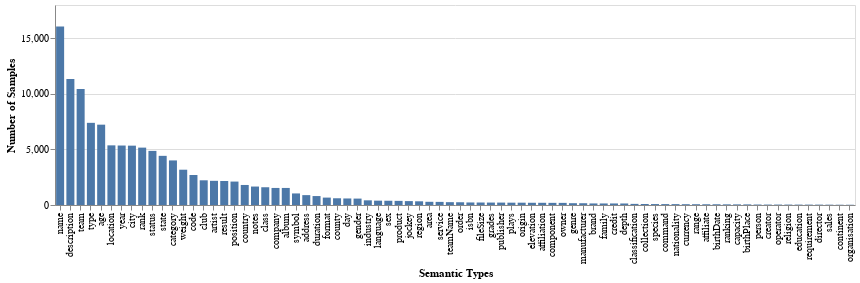

Source (notebook cell):
### Markdown cell above
# Data statistics

### Code cell
alt.Chart(df_dist).mark_bar(size=8).encode(
    x = alt.X('type:O', 
              title = 'Semantic Types',
              sort=alt.EncodingSortField(
                field="count",  
                order="descending")),
    y = alt.Y('count', title='Number of Samples')    
).properties(width=800,height=200)#.save('chart.svg')

### Figure 1 — Vega-Lite specification as saved in the notebook (floating-point values rounded to 4 significant figures)
{"config": {"view": {"continuousWidth": 400, "continuousHeight": 300}}, "data": {"name": "data-55c795914741332159a095b1a5b90a8a"}, "mark": {"type": "bar", "size": 8}, "encoding": {"x": {"field": "type", "sort": {"field": "count", "order": "descending"}, "title": "Semantic Types", "type": "ordinal"}, "y": {"field": "count", "title": "Number of Samples", "type": "quantitative"}}, "height": 200, "width": 800, "$schema": "https://vega.github.io/schema/vega-lite/v4.17.0.json", "datasets": {"data-55c795914741332159a095b1a5b90a8a": [{"Unnamed: 0": 7, "type": "name", "count": 16060}, {"Unnamed: 0": 0, "type": "description", "count": 11348}, {"Unnamed: 0": 1, "type": "team", "count": 10437}, {"Unnamed: 0": 8, "type": "type", "count": 7395}, {"Unnamed: 0": 10, "type": "age", "count": 7230}, {"Unnamed: 0": 11, "type": "location", "count": 5368}, {"Unnamed: 0": 2, "type": "year", "count": 5353}, {"Unnamed: 0": 3, "type": "city", "count": 5341}, {"Unnamed: 0": 5, "type": "rank", "count": 5164}, {"Unnamed: 0": 17, "type": "status", "count": 4869}, {"Unnamed: 0": 15, "type": "state", "count": 4424}, {"Unnamed: 0": 20, "type": "category", "count": 4012}, {"Unnamed: 0": 37, "type": "weight", "count": 3176}, {"Unnamed: 0": 43, "type": "code", "count": 2702}, {"Unnamed: 0": 54, "type": "club", "count": 2223}, {"Unnamed: 0": 26, "type": "artist", "count": 2176}, {"Unnamed: 0": 21, "type": "result", "count": 2160}, {"Unnamed: 0": 36, "type": "position", "count": 2109}, {"Unnamed: 0": 23, "type": "country", "count": 1803}, {"Unnamed: 0": 12, "type": "notes", "count": 1661}, {"Unnamed: 0": 25, "type": "class", "count": 1598}, {"Unnamed: 0": 4, "type": "company", "count": 1535}, {"Unnamed: 0": 27, "type": "album", "count": 1535}, {"Unnamed: 0": 9, "type": "symbol", "count": 1041}, {"Unnamed: 0": 35, "type": "address", "count": 889}, {"Unnamed: 0": 28, "type": "duration", "count": 805}, {"Unnamed: 0": 18, "type": "format", "count": 666}, {"Unnamed: 0": 33, "type": "county", "count": 606}, {"Unnamed: 0": 13, "type": "day", "count": 588}, {"Unnamed: 0": 19, "type": "gender", "count": 577}, {"Unnamed: 0": 14, "type": "industry", "count": 421}, {"Unnamed: 0": 30, "type": "language", "count": 390}, {"Unnamed: 0": 42, "type": "sex", "count": 382}, {"Unnamed: 0": 22, "type": "product", "count": 371}, {"Unnamed: 0": 52, "type": "jockey", "count": 351}, {"Unnamed: 0": 32, "type": "region", "count": 333}, {"Unnamed: 0": 31, "type": "area", "count": 288}, {"Unnamed: 0": 56, "type": "service", "count": 280}, {"Unnamed: 0": 62, "type": "teamName", "count": 255}, {"Unnamed: 0": 24, "type": "order", "count": 247}, {"Unnamed: 0": 45, "type": "isbn", "count": 228}, {"Unnamed: 0": 65, "type": "fileSize", "count": 224}, {"Unnamed: 0": 53, "type": "grades", "count": 219}, {"Unnamed: 0": 39, "type": "publisher", "count": 217}, {"Unnamed: 0": 16, "type": "plays", "count": 209}, {"Unnamed: 0": 44, "type": "origin", "count": 208}, {"Unnamed: 0": 70, "type": "elevation", "count": 201}, {"Unnamed: 0": 40, "type": "affiliation", "count": 199}, {"Unnamed: 0": 59, "type": "component", "count": 193}, {"Unnamed: 0": 51, "type": "owner", "count": 191}, {"Unnamed: 0": 49, "type": "genre", "count": 162}, {"Unnamed: 0": 73, "type": "manufacturer", "count": 159}, {"Unnamed: 0": 75, "type": "brand", "count": 140}, {"Unnamed: 0": 69, "type": "family", "count": 138}, {"Unnamed: 0": 48, "type": "credit", "count": 138}, {"Unnamed: 0": 47, "type": "depth", "count": 136}, {"Unnamed: 0": 66, "type": "classification", "count": 101}, {"Unnamed: 0": 46, "type": "collection", "count": 88}, {"Unnamed: 0": 68, "type": "species", "count": 84}, {"Unnamed: 0": 58, "type": "command", "count": 81}, {"Unnamed: 0": 76, "type": "nationality", "count": 79}, {"Unnamed: 0": 63, "type": "currency", "count": 71}, {"Unnamed: 0": 60, "type": "range", "count": 69}, {"Unnamed: 0": 29, "type": "affiliate", "count": 65}, {"Unnamed: 0": 50, "type": "birthDate", "count": 65}, {"Unnamed: 0": 64, "type": "ranking", "count": 58}, {"Unnamed: 0": 6, "type": "capacity", "count": 55}, {"Unnamed: 0": 57, "type": "birthPlace", "count": 54}, {"Unnamed: 0": 34, "type": "person", "count": 43}, {"Unnamed: 0": 74, "type": "creator", "count": 39}, {"Unnamed: 0": 77, "type": "operator", "count": 39}, {"Unnamed: 0": 38, "type": "religion", "count": 38}, {"Unnamed: 0": 55, "type": "education", "count": 36}, {"Unnamed: 0": 71, "type": "requirement", "count": 35}, {"Unnamed: 0": 72, "type": "director", "count": 34}, {"Unnamed: 0": 41, "type": "sales", "count": 30}, {"Unnamed: 0": 61, "type": "continent", "count": 25}, {"Unnamed: 0": 67, "type": "organisation", "count": 22}]}}
